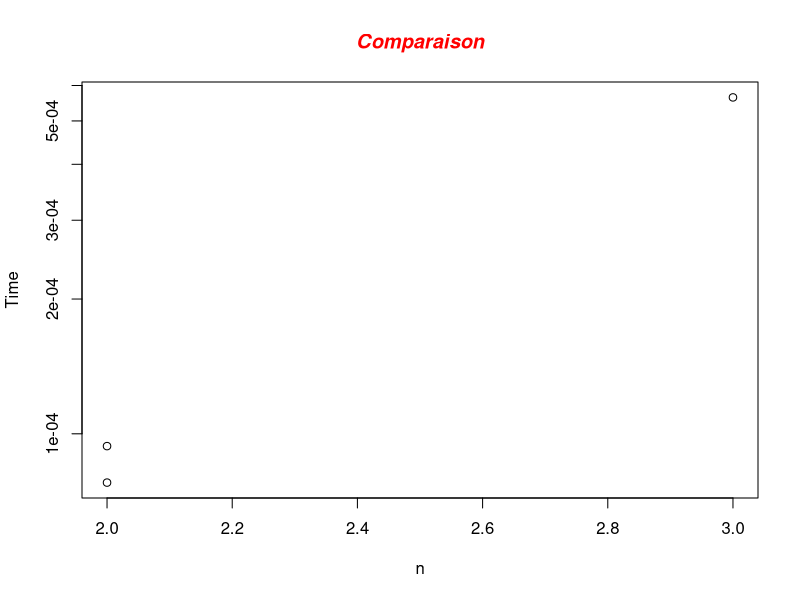
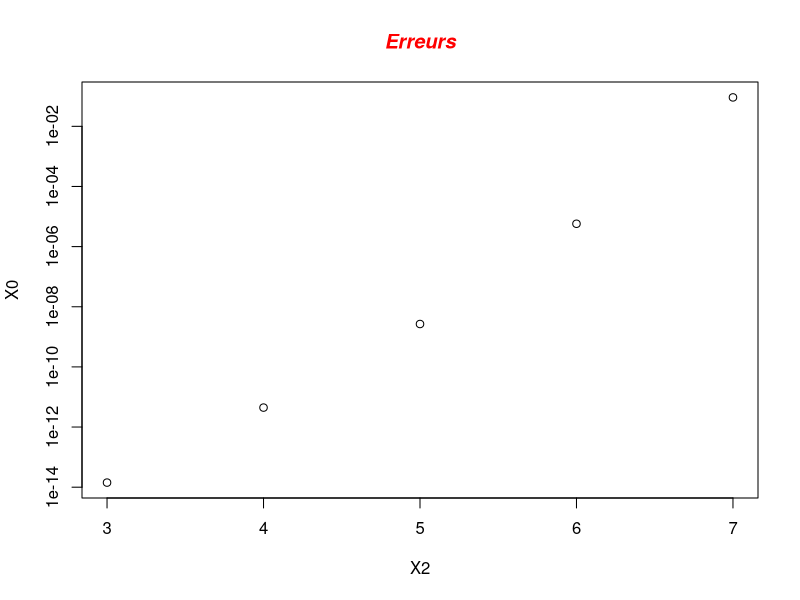

These figures' R source, in order:
comparaison_data <- read.table("comparaison.data",header=T)
comparaison_data

png("Comparison.png")

plot(comparaison_data, log="y")

title(main="Comparaison", col.main="red", font.main=4)

dev.off()

error_data <- read.table("error.data",header=T)
error_data

png("Error.png")

plot(error_data, log="y")

title(main="Erreurs", col.main="red", font.main=4)

dev.off()
